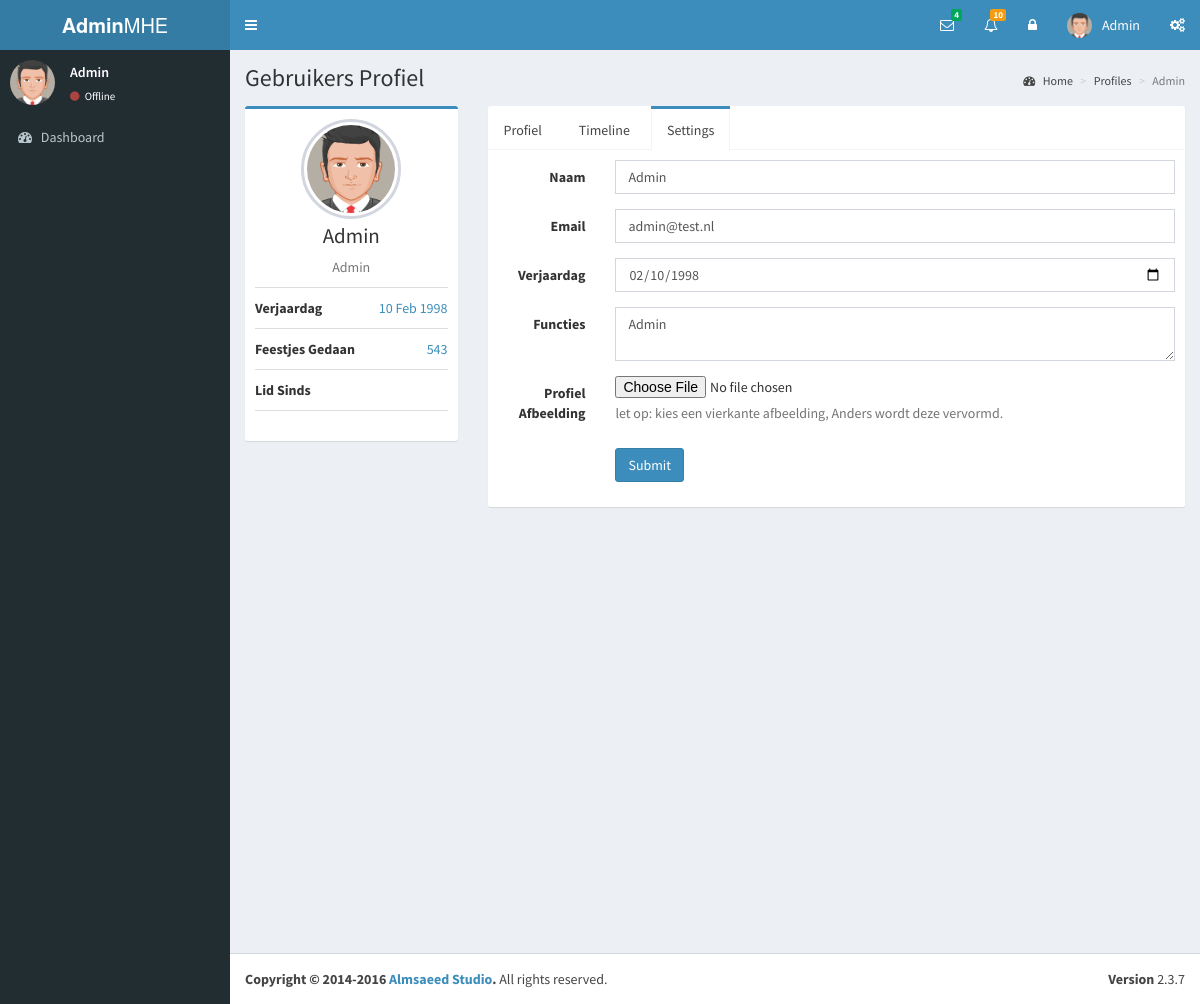
The page /admin/profile.php (signed in) on the database as committed earlier.
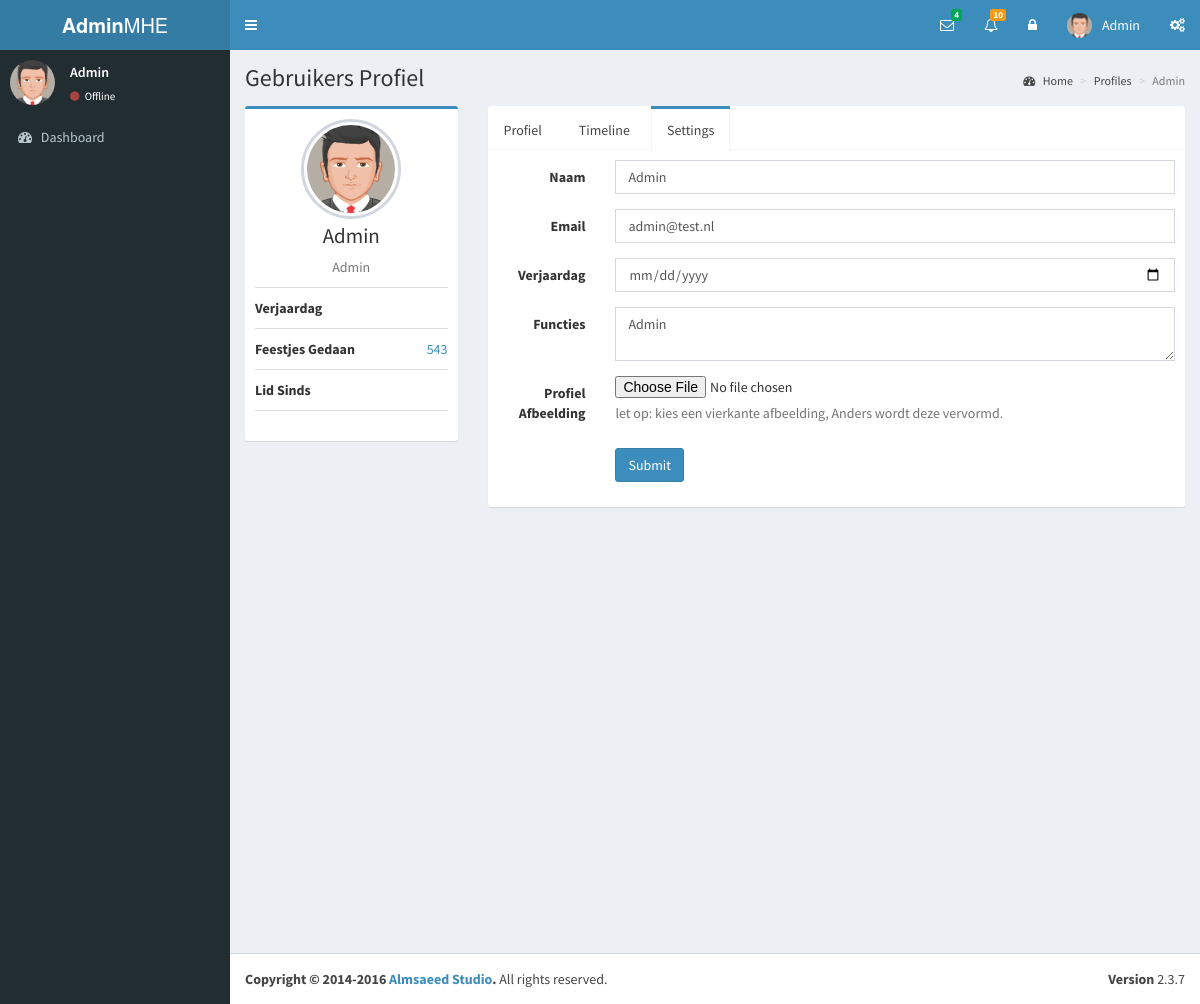
The same page on the database as committed later.
### tables this page shows
CREATE TABLE IF NOT EXISTS `users` (
  `user_id` int(3) NOT NULL AUTO_INCREMENT,
  `user_name` varchar(255) NOT NULL,
  `user_email` varchar(255) NOT NULL,
  `user_pass` tinytext NOT NULL,
  `user_birthday` date NOT NULL,
  `user_description` text NOT NULL,
  `user_online` tinyint(1) NOT NULL,
  `user_image` text NOT NULL,
  `user_since` date NOT NULL,
  PRIMARY KEY (`user_name`),
  UNIQUE KEY `user_id` (`user_id`)
);

### admin/profile.php (the view, shortened to what this page needs)
<?php
include "top.php";
if(!isset($_GET['show_user'])){
    $user = $_SESSION['user_name'];
}else{
    $user = $_GET['show_user'];
}
$SQL = "SELECT *, DATE_FORMAT(user_birthday,'%d %b %Y') AS birthday, DATE_FORMAT(user_since,'%d %b %Y') AS since FROM users WHERE user_name='$user'";
$result = $conn->query($SQL);
while($row = mysqli_fetch_assoc($result)){
    $user_name = $row['user_name'];
    $user_email = $row['user_email'];
    $user_image = $row['user_image'];
    $user_birthday = $row['birthday'];
    $user_birthday_o = $row['user_birthday'];
    $user_description = $row['user_description'];
    $user_since = $row['since'];
}
?>
  <div class="content-wrapper">
    <section class="content-header">
      <h1>
        Gebruikers Profiel
      </h1>
      <ol class="breadcrumb">
        <li><a href="#"><i class="fa fa-dashboard"></i> Home</a></li>
        <li><a href="#">Profiles</a></li>
        <li class="active"><?php echo $user; ?></li>
      </ol>
    </section>
    <section class="content">
      <div class="row">
        <div class="col-md-3">
          <div class="box box-primary">
            <div class="box-body box-profile">
              <img class="profile-user-img img-responsive img-circle" src="<?php echo $user_image; ?>" alt="User profile picture">
              <h3 class="profile-username text-center"><?php echo $user_name;?></h3>
              <p class="text-muted text-center"><?php echo $user_description;?></p>
              <ul class="list-group list-group-unbordered">
                <li class="list-group-item">
                  <b>Verjaardag</b> <a class="pull-right"><?php echo $user_birthday; ?></a>
                </li>
                <li class="list-group-item">
                  <b>Feestjes Gedaan</b> <a class="pull-right">543</a>
                </li>
                <li class="list-group-item">
                  <b>Lid Sinds</b> <a class="pull-right"><?php echo $user_since; ?></a>
                </li>
              </ul>
            </div>
          </div>
        </div>
        <div class="col-md-9">
          <div class="nav-tabs-custom">
            <ul class="nav nav-tabs">
              <li><a href="#profile" data-toggle="tab">Profiel</a></li>
              <li><a href="#timeline" data-toggle="tab">Timeline</a></li>
              <li class="active"><a href="#settings" data-toggle="tab">Settings</a></li>
            </ul>
            <div class="tab-content">
              <div class="active tab-pane" id="settings">
                <form class="form-horizontal" action="profilesettings.php" methode="post">
                  <div class="form-group">
                    <label for="inputName" class="col-sm-2 control-label">Naam</label>
                    <div class="col-sm-10">
                      <input type="email" class="form-control" id="inputName" placeholder="Voor en Achternaam" value="<?php echo $user_name; ?>">
                    </div>
                  </div>
                  <div class="form-group">
                    <label for="inputEmail" class="col-sm-2 control-label">Email</label>
                    <div class="col-sm-10">
                      <input type="email" class="form-control" id="inputEmail" placeholder="Email" value="<?php echo $user_email; ?>">
                    </div>
                  </div>
                  <div class="form-group">
                    <label for="inputName" class="col-sm-2 control-label">Verjaardag</label>
                    <div class="col-sm-10">
                      <input type="date" class="form-control" id="inputName" placeholder="Name" value="<?php echo $user_birthday_o; ?>">
                    </div>
                  </div>
                  <div class="form-group">
                    <label for="inputExperience" class="col-sm-2 control-label">Functies</label>
                    <div class="col-sm-10">
                      <textarea class="form-control" id="inputExperience" placeholder="Functies"><?php echo $user_description; ?></textarea>
                    </div>
                  </div>
                  <div class="form-group">
                    <label for="inputSkills" class="col-sm-2 control-label">Profiel Afbeelding</label>
                    <div class="col-sm-10">
                        <input type="file" id="profilepicture" name="profilepicture">
                        <p class="help-block">let op: kies een vierkante afbeelding, Anders wordt deze vervormd.</p>
                    </div>
                  </div>
                  <div class="form-group">
                    <div class="col-sm-offset-2 col-sm-10">
                      <button type="submit" class="btn btn-primary">Submit</button>
                    </div>
                  </div>
                </form>
              </div>
            </div>
          </div>
        </div>
      </div>
    </section>
  </div>
<?php
include "bottom.php";
?>

### admin/top.php (shortened to what this page needs)
<!DOCTYPE html>
<html>
<head>
  <link rel="stylesheet" href="bootstrap/css/bootstrap.min.css">
  <link rel="stylesheet" href="https://cdnjs.cloudflare.com/ajax/libs/font-awesome/4.5.0/css/font-awesome.min.css">
  <link rel="stylesheet" href="https://cdnjs.cloudflare.com/ajax/libs/ionicons/2.0.1/css/ionicons.min.css">
  <link rel="stylesheet" href="plugins/jvectormap/jquery-jvectormap-1.2.2.css">
  <link rel="stylesheet" href="dist/css/AdminLTE.min.css">
  <link rel="stylesheet" href="dist/css/skins/_all-skins.min.css">
</head>
<body class="hold-transition skin-blue sidebar-mini">
<div class="wrapper">
  <header class="main-header">
    <a href="index2.html" class="logo">
      <span class="logo-lg"><b>Admin</b>MHE</span>
    </a>
    <nav class="navbar navbar-static-top">
      <a href="#" class="sidebar-toggle" data-toggle="offcanvas" role="button">
      </a>
      <div class="navbar-custom-menu">
        <ul class="nav navbar-nav">
          <li class="dropdown messages-menu">
            <a href="#" class="dropdown-toggle" data-toggle="dropdown">
              <i class="fa fa-envelope-o"></i>
              <span class="label label-success">4</span>
            </a>
          </li>
          <li class="dropdown notifications-menu">
            <a href="#" class="dropdown-toggle" data-toggle="dropdown">
              <i class="fa fa-bell-o"></i>
              <span class="label label-warning">10</span>
            </a>
          </li>
          <li class="dropdown tasks-menu">
            <a href="lock.php" class="dropdown-toggle">
              <i class="fa fa-lock"></i>
            </a>
          </li>
          <li class="dropdown user user-menu">
            <a href="#" class="dropdown-toggle" data-toggle="dropdown">
              <img src="<?php echo $_SESSION['user_image']; ?>" class="user-image" alt="User Image">
              <span class="hidden-xs"><?php echo $_SESSION['user_name']; ?></span>
            </a>
          </li>
          <li>
            <a href="#" data-toggle="control-sidebar"><i class="fa fa-gears"></i></a>
          </li>
        </ul>
      </div>
    </nav>
  </header>
  <aside class="main-sidebar">
    <section class="sidebar">
      <div class="user-panel">
        <div class="pull-left image">
          <img src="<?php echo $_SESSION['user_image']; ?>" class="img-circle" alt="User Image">
        </div>
        <div class="pull-left info">
          <p><?php echo $_SESSION['user_name']; ?></p>
          <a href="#"><i class="fa fa-circle text-danger"></i> Offline</a>
        </div>
      </div>
      <ul class="sidebar-menu">
        <li>
          <a href="index.php">
            <i class="fa fa-dashboard"></i> <span>Dashboard</span>
          </a>
        </li>
      </ul>
    </section>
  </aside>

### admin/bottom.php (shortened to what this page needs)
<footer class="main-footer">
    <div class="pull-right hidden-xs">
      <b>Version</b> 2.3.7
    </div>
    <strong>Copyright &copy; 2014-2016 <a href="http://almsaeedstudio.com">Almsaeed Studio</a>.</strong> All rights
    reserved.
  </footer>
</div>
</body>
</html>

Rows that differ between the two databases and show on the page:
changed users "Admin": user_birthday "02/10/1998" → (not shown)
Other text that changed with them:
$user_birthday: "10 Feb 1998" → (not shown)
